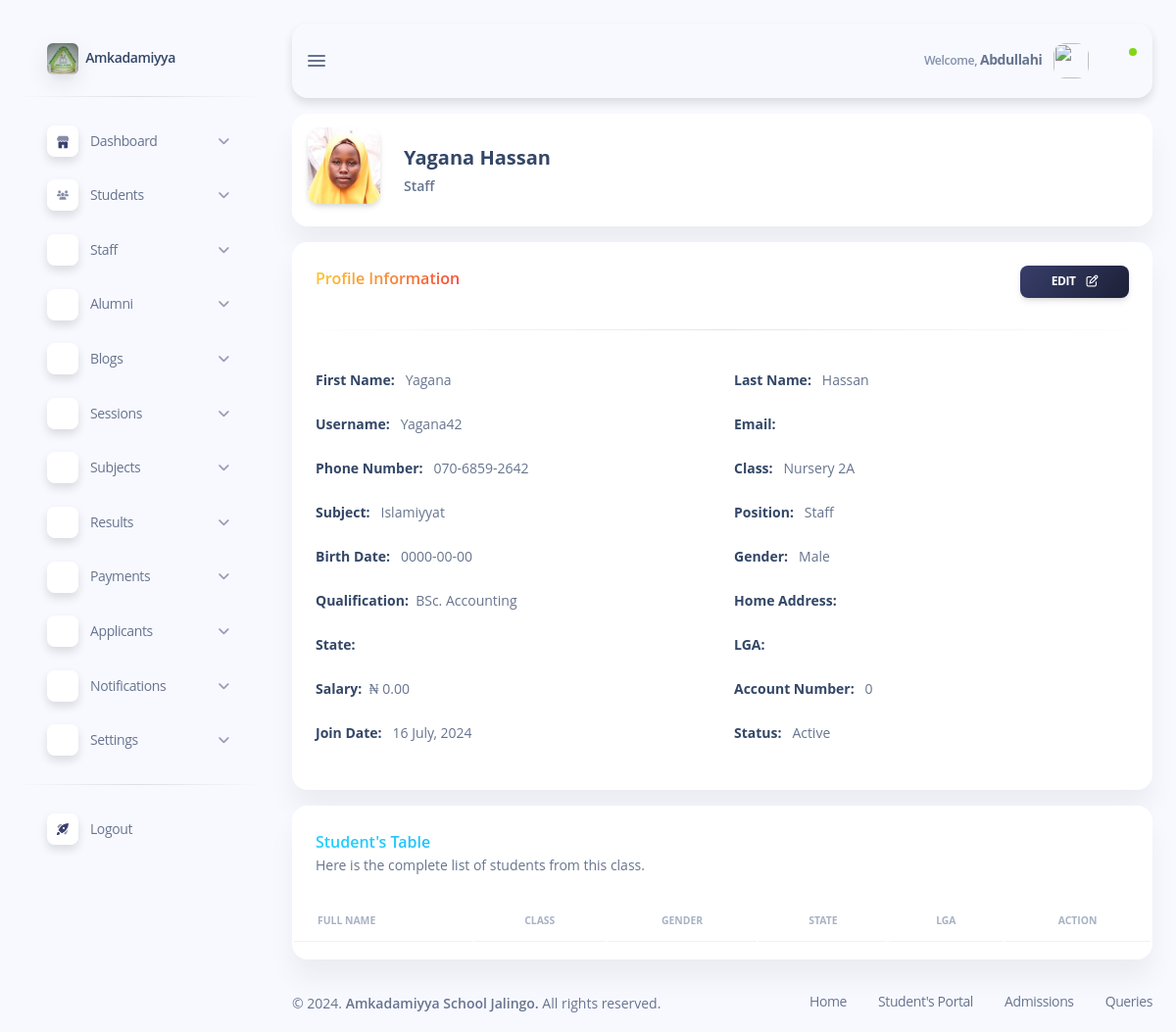
The app's page /subdomains/admin/admin-view-staff.php?staff_id=3031 (signed in), older data.
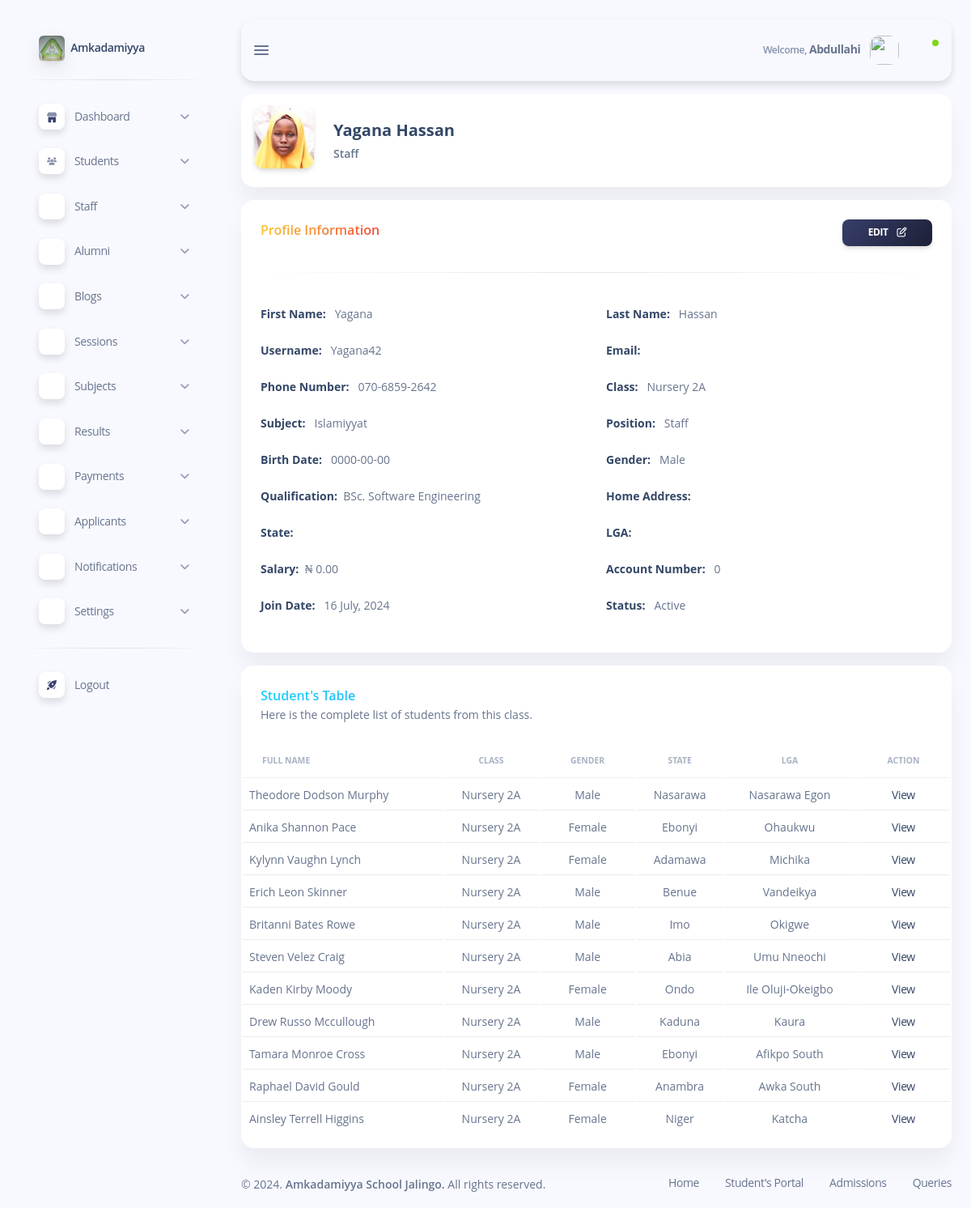
The same page, newer data.
### tables this page shows
CREATE TABLE `students` (
  `student_id` int(11) NOT NULL,
  `class_id` int(11) NOT NULL,
  `section_id` int(11) NOT NULL,
  `admission_id` varchar(20) NOT NULL,
  `first_name` varchar(50) NOT NULL,
  `second_name` varchar(50) NOT NULL,
  `last_name` varchar(50) NOT NULL,
  `status` varchar(50) NOT NULL,
  `password` varchar(255) NOT NULL,
  `birth_date` date NOT NULL,
  `state` varchar(50) NOT NULL,
  `lga` varchar(50) NOT NULL,
  `gender` varchar(50) NOT NULL,
  `parent_first_name` varchar(50) NOT NULL,
  `parent_last_name` varchar(50) NOT NULL,
  `parent_email` varchar(50) NOT NULL,
  `parent_address` varchar(50) NOT NULL,
  `parent_phone_number` varchar(50) NOT NULL,
  `timestamp` timestamp NOT NULL DEFAULT current_timestamp() ON UPDATE current_timestamp()
);

CREATE TABLE `classes` (
  `class_id` int(11) NOT NULL,
  `class_name` varchar(50) NOT NULL,
  `section_id` int(11) NOT NULL
);

### subdomains/admin/admin-view-staff.php (the view, shortened to what the changed rows need)
<?php
require_once "../../config/database.php";
if (isset($_GET['staff_id'])) {
    $staff_id = $_GET['staff_id'];
    $sql = "SELECT * FROM `staff` WHERE `staff_id` = ?";
    $stmt = $conn->prepare($sql);
    $stmt->bind_param("i", $staff_id);
    $stmt->execute();
    $staff = $stmt->get_result()->fetch_assoc();
} else {
    header('Location: admin-staff-list.php');
    exit();
}
?>
<!DOCTYPE html>
<html lang="en">
<head>
    <?php include "inc/admin-header.php"; ?>
</head>
<body class="g-sidenav-show bg-info-soft">
    <main class="main-content position-relative max-height-vh-100 h-100 border-radius-lg">
        <div class="container-fluid pt-3">
            <div class="row">
                <div class="col-12 mb-3">
                    <div class="card mt-3">
                        <div class="card-body">
                            <div class="row">
                                <div class="col-xxl-4 col-6 text-sm mb-4">
                                    <strong class="text-dark">First Name: </strong>&nbsp; <?php echo ucfirst($staff['first_name']); ?>
                                </div>
                                <div class="col-xxl-4 col-6 text-sm mb-4">
                                    <strong class="text-dark">Last Name: </strong>&nbsp; <?php echo ucfirst($staff['last_name']); ?>
                                </div>
                                <div class="col-xxl-4 col-6 text-sm mb-4">
                                    <strong class="text-dark">Username: </strong>&nbsp; <?php echo ucfirst($staff['username']); ?>
                                </div>
                                <div class="col-xxl-4 col-6 text-sm mb-4">
                                    <strong class="text-dark">Email: </strong>&nbsp; <?php echo $staff['email']; ?>
                                </div>
                                <div class="col-xxl-4 col-6 text-sm mb-4">
                                    <strong class="text-dark">Phone Number: </strong>&nbsp;  <?php echo substr($staff['phone_number'], 0, 3) . '-' . substr($staff['phone_number'], 3, 4) . '-' . substr($staff['phone_number'], 7); ?>
                                </div>
                                <div class="col-xxl-4 col-6 text-sm mb-4">
                                    <strong class="text-dark">Class: </strong>&nbsp;
                                    <?php
                                    $class_id = $staff['class_id'];
                                    $sql = "SELECT `class_name` FROM `classes` WHERE `class_id` = '$class_id'";
                                    $clasess = mysqli_query($conn, $sql);
                                    $class = mysqli_fetch_assoc($clasess);
                                    echo $class['class_name'];
                                    ?>
                                </div>
                                <div class="col-xxl-4 col-6 text-sm mb-4">
                                    <strong class="text-dark">Subject: </strong>&nbsp;
                                    <?php
                                    $subject_id = $staff['subject_id'];
                                    $sql = "SELECT `subject_name` FROM `subjects` WHERE `subject_id` = '$subject_id'";
                                    $subjects = mysqli_query($conn, $sql);
                                    $subject = mysqli_fetch_assoc($subjects);
                                    echo $subject['subject_name'];
                                    ?>
                                </div>
                                <div class="col-xxl-4 col-6 text-sm mb-4">
                                    <strong class="text-dark">Position: </strong>&nbsp;
                                    <?php
                                    $position_id = $staff['position_id'];
                                    $sql = "SELECT `position_name` FROM `school_post` WHERE `position_id` = '$position_id'";
                                    $positions = mysqli_query($conn, $sql);
                                    $position = mysqli_fetch_assoc($positions);
                                    echo $position['position_name'];
                                    ?>
                                </div>
                                <div class="col-xxl-4 col-6 text-sm mb-4">
                                    <strong class="text-dark">Birth Date: </strong>&nbsp; <?php echo $staff['birth_date']; ?>
                                </div>
                                <div class="col-xxl-4 col-6 text-sm mb-4">
                                    <strong class="text-dark">Gender: </strong>&nbsp; <?php echo $staff['gender']; ?>
                                </div>
                                <div class="col-xxl-4 col-6 text-sm mb-4">
                                    <strong class="text-dark">Qualification: </strong>&nbsp;<?php echo $_SESSION['staff']['qualification'] . '. ' . $_SESSION['staff']['discipline'];
                                                                                            ?>
                                </div>
                                <div class="col-xxl-4 col-6 text-sm mb-4">
                                    <strong class="text-dark">Home Address: </strong>&nbsp; <?php echo $staff['address']; ?>
                                </div>
                                <div class="col-xxl-4 col-6 text-sm mb-4">
                                    <strong class="text-dark">State: </strong>&nbsp; <?php echo $staff['state']; ?>
                                </div>
                                <div class="col-xxl-4 col-6 text-sm mb-4">
                                    <strong class="text-dark">LGA: </strong>&nbsp; <?php echo ucfirst($staff['lga']); ?>
                                </div>
                                <div class="col-xxl-4 col-6 text-sm mb-4">
                                    <strong class="text-dark">Salary: </strong>&nbsp;&#8358; <?php echo number_format($staff['salary']) ?? 0; ?>.00
                                </div>
                                <div class="col-xxl-4 col-6 text-sm mb-4">
                                    <strong class="text-dark">Account Number: </strong>&nbsp; <?php echo $staff['account_number']; ?>
                                </div>
                                <div class="col-xxl-4 col-6 text-sm mb-4">
                                    <strong class="text-dark">Join Date: </strong>&nbsp; <?php echo date("j F, Y", strtotime($staff['timestamp'])); ?>
                                </div>
                                <div class="col-xxl-4 col-6 text-sm mb-4">
                                    <strong class="text-dark">Status: </strong>&nbsp; <?php echo $staff['status'] == "" ? "Not Active" : "Active"; ?>
                                </div>
                            </div>
                        </div>
                    </div>
                </div>
                <?php
                if ($class['class_name'] != 'null') {
                ?>
                    <div class="col-12 mb-3">
                        <div class="card">
                            <div class="table-responsive">
                                <table class="table table-flush" id="datatable-basic">
                                    <thead class="thead-light">
                                        <tr>
                                            <th class="text-uppercase text-left text-secondary text-xxs font-weight-bolder opacity-7">
                                                Full Name</th>
                                            <th class="text-uppercase text-center text-secondary text-xxs font-weight-bolder opacity-7">
                                                Class</th>
                                            <th class="text-uppercase text-center text-secondary text-xxs font-weight-bolder opacity-7">
                                                Gender</th>
                                            <th class="text-uppercase text-center text-secondary text-xxs font-weight-bolder opacity-7">
                                                State</th>
                                            <th class="text-uppercase text-center text-secondary text-xxs font-weight-bolder opacity-7">
                                                LGA</th>
                                            <th class="text-uppercase text-center text-secondary text-xxs font-weight-bolder opacity-7">
                                                Action</th>
                                        </tr>
                                    </thead>
                                    <tbody>
                                        <?php
                                        $sql = "SELECT * FROM `students` WHERE `class_id` = '$class_id'";
                                        $students = mysqli_query($conn, $sql);
                                        while ($student = mysqli_fetch_assoc($students)) {
                                        ?>
                                            <tr>
                                                <td class="text-sm font-weight-normal">
                                                    <?php echo $student['first_name'] . " " . $student['second_name'] . " " . $student['last_name']; ?>
                                                </td>
                                                <td class="text-sm text-center font-weight-normal">
                                                    <?php
                                                    $query = "SELECT * FROM `classes` WHERE `class_id` = '$class_id' ";
                                                    $res = mysqli_query($conn, $query);
                                                    $class = mysqli_fetch_assoc($res);
                                                    echo $class['class_name'];
                                                    ?>
                                                </td>
                                                <td class="text-sm text-center font-weight-normal">
                                                    <?php echo $student['gender']; ?>
                                                </td>
                                                <td class="text-sm text-center font-weight-normal">
                                                    <?php echo $student['state']; ?>
                                                </td>
                                                <td class="text-sm text-center font-weight-normal">
                                                    <?php echo $student['lga']; ?>
                                                </td>
                                                <td class="text-sm text-center font-weight-normal">
                                                    <a href="admin-view-student.php?student_id=<?php echo $student['student_id']; ?>">View</a>
                                                </td>
                                            </tr>
                                        <?php
                                        }
                                        ?>
                                    </tbody>
                                </table>
                            </div>
                        </div>
                    </div>
                <?php
                }
                ?>
            </div>
        </div>
    </main>
</body>
</html>

Row changes from the older to the newer data that the page shows:
added students: first_name "Theodore", second_name "Dodson", last_name "Murphy", class.class_name "Nursery 2A", gender "Male", state "Nasarawa", lga "Nasarawa Egon"
added students: first_name "Anika", second_name "Shannon", last_name "Pace", class.class_name "Nursery 2A", gender "Female", state "Ebonyi", lga "Ohaukwu"
added students: first_name "Kylynn", second_name "Vaughn", last_name "Lynch", class.class_name "Nursery 2A", gender "Female", state "Adamawa", lga "Michika"
added students: first_name "Erich", second_name "Leon", last_name "Skinner", class.class_name "Nursery 2A", gender "Male", state "Benue", lga "Vandeikya"
added students: first_name "Britanni", second_name "Bates", last_name "Rowe", class.class_name "Nursery 2A", gender "Male", state "Imo", lga "Okigwe"
added students: first_name "Steven", second_name "Velez", last_name "Craig", class.class_name "Nursery 2A", gender "Male", state "Abia", lga "Umu Nneochi"
added students: first_name "Kaden", second_name "Kirby", last_name "Moody", class.class_name "Nursery 2A", gender "Female", state "Ondo", lga "Ile Oluji-Okeigbo"
added students: first_name "Drew", second_name "Russo", last_name "Mccullough", class.class_name "Nursery 2A", gender "Male", state "Kaduna", lga "Kaura"
added students: first_name "Tamara", second_name "Monroe", last_name "Cross", class.class_name "Nursery 2A", gender "Male", state "Ebonyi", lga "Afikpo South"
added students: first_name "Raphael", second_name "David", last_name "Gould", class.class_name "Nursery 2A", gender "Female", state "Anambra", lga "Awka South"
added students: first_name "Ainsley", second_name "Terrell", last_name "Higgins", class.class_name "Nursery 2A", gender "Female", state "Niger", lga "Katcha"
Text that changed along with them:
$_SESSION['staff']['discipline']: "Accounting" → "Software Engineering"
